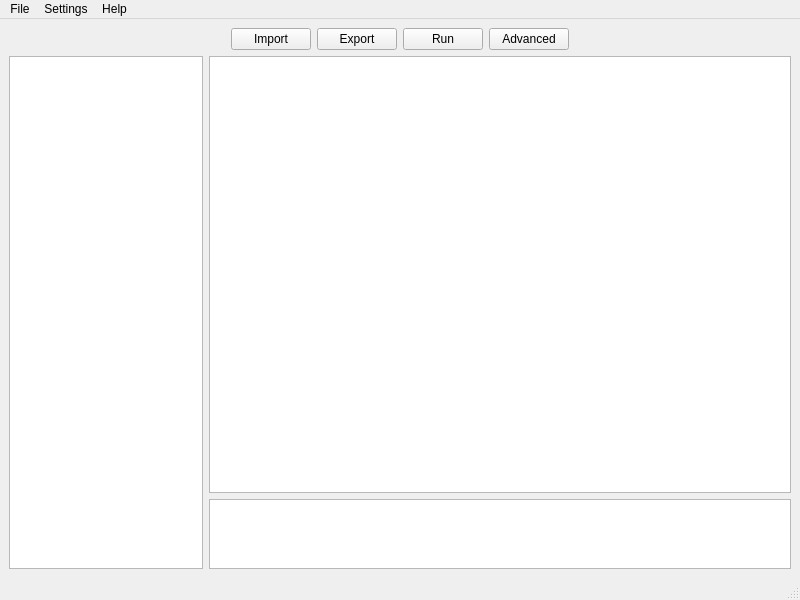
<?xml version="1.0" encoding="UTF-8"?>
<ui version="4.0">
 <class>MainWindow</class>
 <widget class="QMainWindow" name="MainWindow">
  <property name="geometry">
   <rect>
    <x>0</x>
    <y>0</y>
    <width>800</width>
    <height>600</height>
   </rect>
  </property>
  <property name="windowTitle">
   <string>MainWindow</string>
  </property>
  <widget class="QWidget" name="centralwidget">
   <layout class="QHBoxLayout" name="horizontalLayout_3">
    <item>
     <layout class="QVBoxLayout" name="verticalLayout_2">
      <item>
       <layout class="QHBoxLayout" name="horizontalLayout">
        <item>
         <spacer name="horizontalSpacer">
          <property name="orientation">
           <enum>Qt::Orientation::Horizontal</enum>
          </property>
          <property name="sizeHint" stdset="0">
           <size>
            <width>40</width>
            <height>20</height>
           </size>
          </property>
         </spacer>
        </item>
        <item>
         <widget class="QPushButton" name="ImportButton">
          <property name="text">
           <string>Import</string>
          </property>
         </widget>
        </item>
        <item>
         <widget class="QPushButton" name="ExportButton">
          <property name="text">
           <string>Export</string>
          </property>
         </widget>
        </item>
        <item>
         <widget class="QPushButton" name="RunButton">
          <property name="text">
           <string>Run</string>
          </property>
         </widget>
        </item>
        <item>
         <widget class="QPushButton" name="AdvancedButton">
          <property name="text">
           <string>Advanced</string>
          </property>
         </widget>
        </item>
        <item>
         <spacer name="horizontalSpacer_2">
          <property name="orientation">
           <enum>Qt::Orientation::Horizontal</enum>
          </property>
          <property name="sizeHint" stdset="0">
           <size>
            <width>40</width>
            <height>20</height>
           </size>
          </property>
         </spacer>
        </item>
       </layout>
      </item>
      <item>
       <layout class="QHBoxLayout" name="horizontalLayout_2" stretch="1,3">
        <item>
         <widget class="QListWidget" name="FrontList"/>
        </item>
        <item>
         <layout class="QVBoxLayout" name="verticalLayout" stretch="9,1">
          <item>
           <widget class="QTextEdit" name="BackEdit"/>
          </item>
          <item>
           <widget class="QListWidget" name="TagList"/>
          </item>
         </layout>
        </item>
       </layout>
      </item>
     </layout>
    </item>
   </layout>
  </widget>
  <widget class="QMenuBar" name="menubar">
   <property name="geometry">
    <rect>
     <x>0</x>
     <y>0</y>
     <width>800</width>
     <height>22</height>
    </rect>
   </property>
   <widget class="QMenu" name="menuFile">
    <property name="title">
     <string>File</string>
    </property>
    <addaction name="actionOpen"/>
    <addaction name="actionSave"/>
    <addaction name="actionClose"/>
    <addaction name="separator"/>
    <addaction name="actionExit"/>
   </widget>
   <widget class="QMenu" name="menuSettings">
    <property name="title">
     <string>Settings</string>
    </property>
    <addaction name="actionAdvanced"/>
   </widget>
   <widget class="QMenu" name="menuHelp">
    <property name="title">
     <string>Help</string>
    </property>
    <addaction name="actionHelp"/>
    <addaction name="actionAbout"/>
   </widget>
   <addaction name="menuFile"/>
   <addaction name="menuSettings"/>
   <addaction name="menuHelp"/>
  </widget>
  <widget class="QStatusBar" name="statusbar"/>
  <action name="actionOpen">
   <property name="text">
    <string>Open</string>
   </property>
  </action>
  <action name="actionSave">
   <property name="text">
    <string>Save</string>
   </property>
  </action>
  <action name="actionClose">
   <property name="text">
    <string>Close</string>
   </property>
  </action>
  <action name="actionExit">
   <property name="text">
    <string>Exit</string>
   </property>
  </action>
  <action name="actionHelp">
   <property name="text">
    <string>Help</string>
   </property>
  </action>
  <action name="actionAbout">
   <property name="text">
    <string>About</string>
   </property>
  </action>
  <action name="actionAdvanced">
   <property name="text">
    <string>Advanced</string>
   </property>
  </action>
 </widget>
 <resources/>
 <connections/>
</ui>
